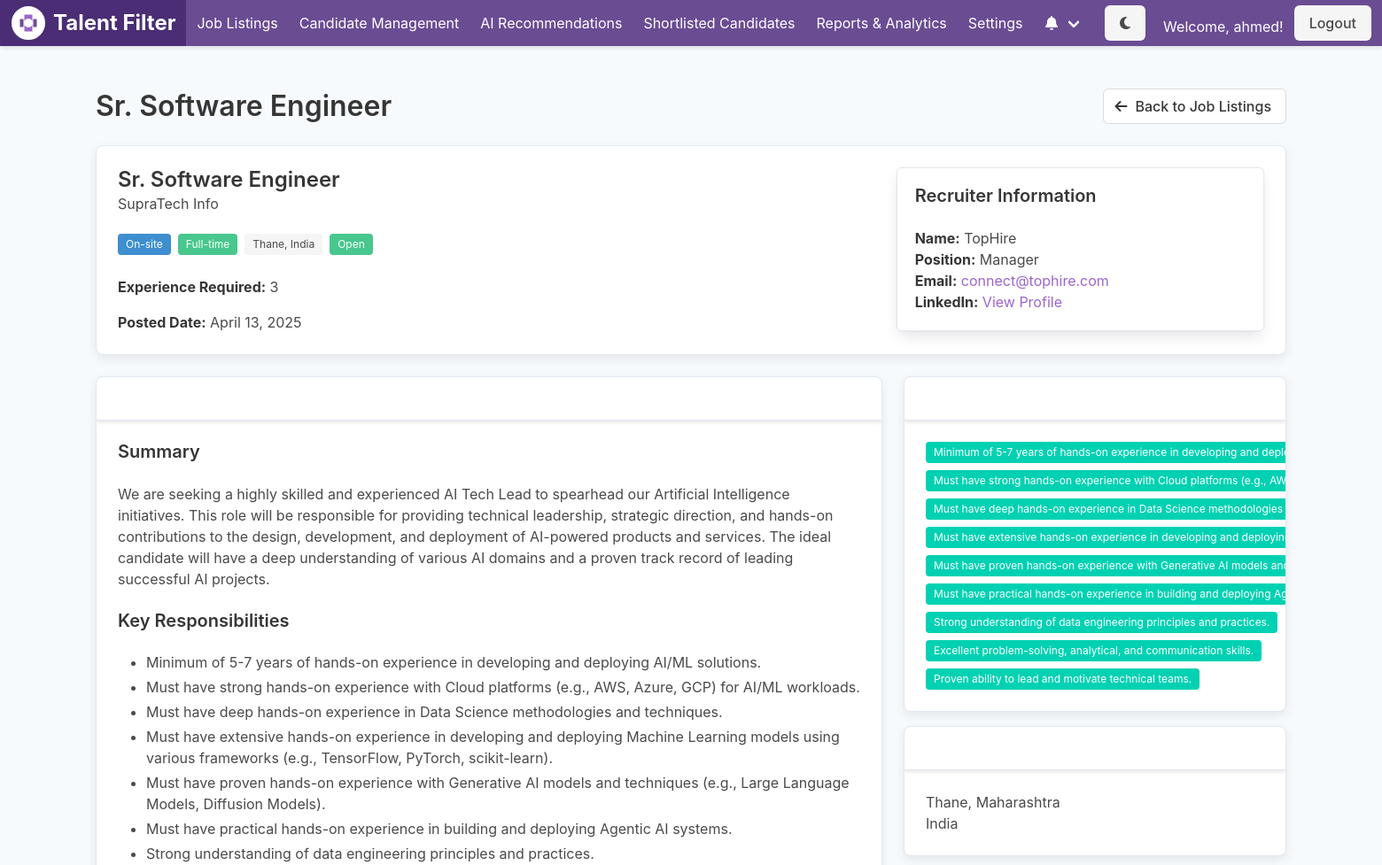
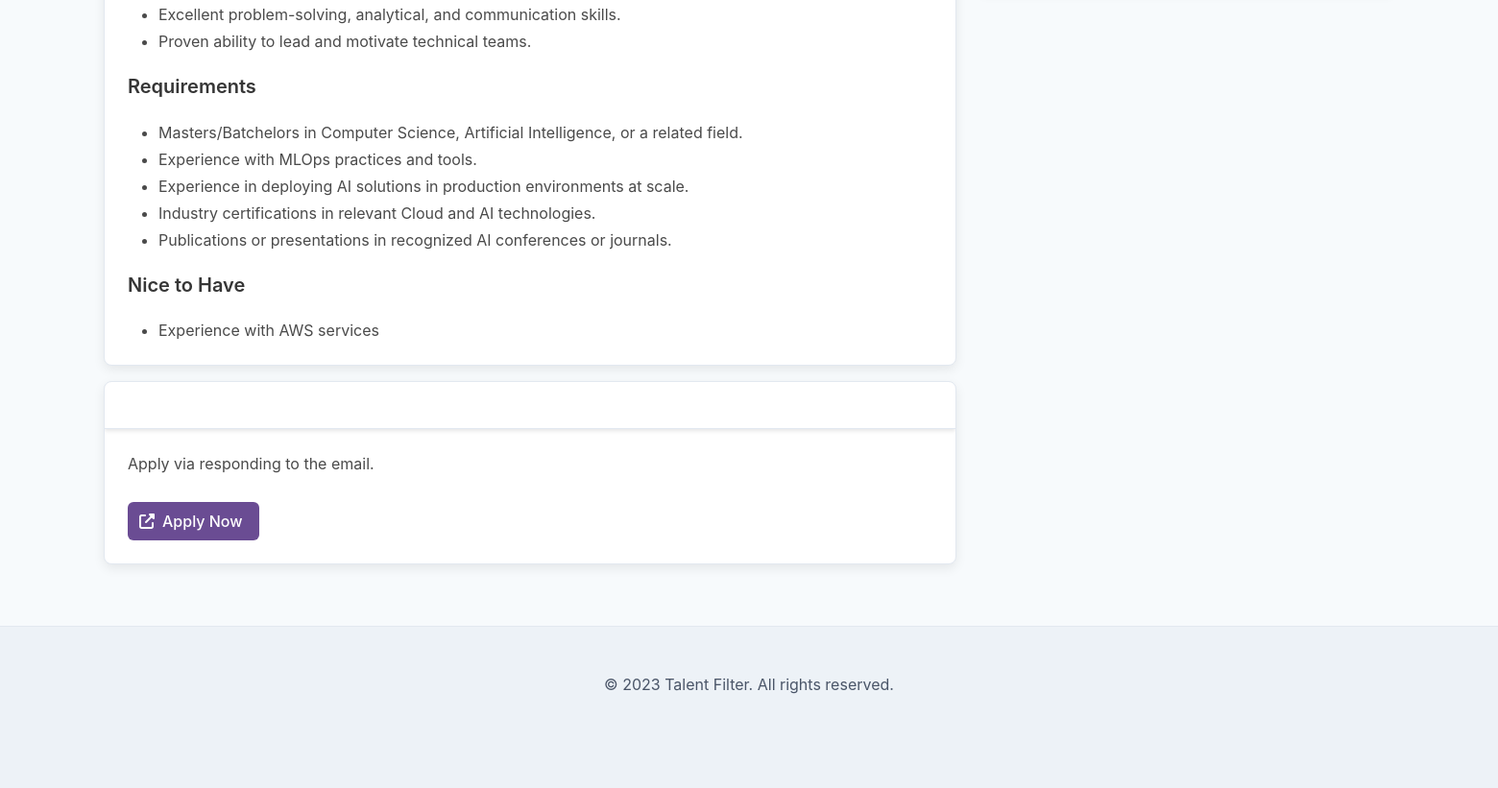
/job-listings/1/view/ (signed in), run on the app's committed database (2 pictures, top to bottom).
### talent_filter_app/models.py (models this page shows, shortened)
class Job(models.Model):
    job_id = models.CharField(max_length=100, unique=True, default=uuid.uuid4)
    job_title = models.CharField(max_length=200)
    company = models.ForeignKey(Company, on_delete=models.CASCADE, related_name='jobs')
    WORKPLACE_CHOICES = [
        ('On-site', 'On-site'),
        ('Remote', 'Remote'),
        ('Hybrid', 'Hybrid'),
    ]
    EMPLOYMENT_TYPE_CHOICES = [
        ('Full-time', 'Full-time'),
        ('Part-time', 'Part-time'),
        ('Contract', 'Contract'),
        ('Internship', 'Internship'),
    ]
    workplace_type = models.CharField(max_length=20, choices=WORKPLACE_CHOICES)
    employment_type = models.CharField(max_length=20, choices=EMPLOYMENT_TYPE_CHOICES)
    experience_required = models.CharField(max_length=50)
    posted_date = models.DateField(auto_now_add=True)
    application_deadline = models.DateField(null=True, blank=True)
    summary = models.TextField()
    key_responsibilities = models.TextField()
    requirements = models.TextField()
    nice_to_have = models.TextField(blank=True, null=True)
    skills_required = models.TextField()
    recruiter = models.ForeignKey('RecruiterProfile', on_delete=models.CASCADE, related_name='jobs')
    recruiter_name = models.CharField(max_length=100)
    recruiter_position = models.CharField(max_length=100)
    recruiter_email = models.EmailField(blank=True, null=True)
    recruiter_linkedin = models.URLField(blank=True, null=True)
    application_link = models.URLField()
    how_to_apply = models.TextField()
    external_portals = models.TextField(blank=True, null=True)
    status = models.CharField(max_length=20, choices=[('Open', 'Open'), ('Closed', 'Closed')], default='Open')
    open_positions = models.IntegerField(default=1)
    def get_key_responsibilities(self):
        if self.key_responsibilities:
            return json.loads(self.key_responsibilities)
        return []
    def get_requirements(self):
        if self.requirements:
            return json.loads(self.requirements)
        return []
    def get_nice_to_have(self):
        if self.nice_to_have:
            return json.loads(self.nice_to_have)
        return []
    def get_skills_required(self):
        if self.skills_required:
            return json.loads(self.skills_required)
        return []

class Company(models.Model):
    name = models.CharField(max_length=200)
    location = models.ForeignKey(Location, on_delete=models.CASCADE)

class Location(models.Model):
    city = models.CharField(max_length=100)
    state = models.CharField(max_length=100)
    country = models.CharField(max_length=100)

### talent_filter_app/views.py (the view)
# urls.py: path('job-listings/<int:job_id>/view/', views.view_job, name='view_job'),
@login_required
def view_job(request, job_id):
    job = get_object_or_404(Job, id=job_id)
    applications = []
    is_owner = False
    if request.user.is_authenticated:
        try:
            user_type = UserType.objects.get(user=request.user)
            if user_type.is_recruiter:
                try:
                    recruiter_profile = request.user.recruiterprofile
                    if job.recruiter == recruiter_profile:
                        is_owner = True
                        applications = Application.objects.filter(job=job).select_related('candidate')
                except:
                    pass
        except UserType.DoesNotExist:
            pass
    return render(request, 'view_job.html', {
        'job': job,
        'applications': applications,
        'is_owner': is_owner
    })

### talent_filter_app/templates/view_job.html (shortened to what this page needs)
{% extends "base1.html" %}
{% block content %}
<div class="container">
    <div class="level">
        <div class="level-left">
            <div class="level-item">
                <h1 class="title">{{ job.job_title }}</h1>
            </div>
        </div>
        <div class="level-right">
            <div class="level-item">
                <a href="{% url 'job_listings' %}" class="button">
                    <span class="icon">
                        <i class="fas fa-arrow-left"></i>
                    </span>
                    <span>Back to Job Listings</span>
                </a>
            </div>
        </div>
    </div>
    <div class="card mb-5">
        <div class="card-content">
            <div class="columns">
                <div class="column is-8">
                    <h2 class="title is-4">{{ job.job_title }}</h2>
                    <h3 class="subtitle is-6">{{ job.company.name }}</h3>
                    <div class="tags mb-4">
                        <span class="tag is-info">{{ job.workplace_type }}</span>
                        <span class="tag is-success">{{ job.employment_type }}</span>
                        <span class="tag">{{ job.company.location.city }}, {{ job.company.location.country }}</span>
                        {% if is_owner %}
                        <div class="dropdown is-hoverable">
                            <div class="dropdown-trigger">
                                <span class="tag {% if job.status == 'Open' %}is-success{% else %}is-danger{% endif %}" aria-haspopup="true" aria-controls="dropdown-menu">
                                    {{ job.status }} <span class="icon is-small"><i class="fas fa-angle-down" aria-hidden="true"></i></span>
                                </span>
                            </div>
                            <div class="dropdown-menu" id="dropdown-menu" role="menu">
                                <div class="dropdown-content">
                                    <a href="#" class="dropdown-item status-option" data-status="Open" data-job-id="{{ job.id }}">
                                        Open
                                    </a>
                                    <a href="#" class="dropdown-item status-option" data-status="Closed" data-job-id="{{ job.id }}">
                                        Closed
                                    </a>
                                </div>
                            </div>
                        </div>
                        {% else %}
                        <span class="tag {% if job.status == 'Open' %}is-success{% else %}is-danger{% endif %}">{{ job.status }}</span>
                        {% endif %}
                    </div>
                    <div class="content">
                        <p><strong>Experience Required:</strong> {{ job.experience_required }}</p>
                        <p><strong>Posted Date:</strong> {{ job.posted_date }}</p>
                    </div>
                </div>
                <div class="column is-4">
                    <div class="box">
                        <h4 class="title is-5">Recruiter Information</h4>
                        <p><strong>Name:</strong> {{ job.recruiter_name }}</p>
                        <p><strong>Position:</strong> {{ job.recruiter_position }}</p>
                        {% if job.recruiter_email %}
                        <p><strong>Email:</strong> <a href="mailto:{{ job.recruiter_email }}">{{ job.recruiter_email }}</a></p>
                        {% endif %}
                        {% if job.recruiter_linkedin %}
                        <p><strong>LinkedIn:</strong> <a href="{{ job.recruiter_linkedin }}" target="_blank">View Profile</a></p>
                        {% endif %}
                    </div>
                </div>
            </div>
        </div>
    </div>
    <div class="columns">
        <div class="column is-8">
            <div class="card mb-4">
                <div class="card-header">
                    <p class="card-header-title">Job Description</p>
                </div>
                <div class="card-content">
                    <div class="content">
                        <h4 class="title is-5">Summary</h4>
                        <p>{{ job.summary }}</p>
                        <h4 class="title is-5 mt-5">Key Responsibilities</h4>
                        <ul>
                            {% for responsibility in job.get_key_responsibilities %}
                            <li>{{ responsibility }}</li>
                            {% endfor %}
                        </ul>
                        <h4 class="title is-5 mt-5">Requirements</h4>
                        <ul>
                            {% for requirement in job.get_requirements %}
                            <li>{{ requirement }}</li>
                            {% endfor %}
                        </ul>
                        {% if job.nice_to_have %}
                        <h4 class="title is-5 mt-5">Nice to Have</h4>
                        <ul>
                            {% for item in job.get_nice_to_have %}
                            <li>{{ item }}</li>
                            {% endfor %}
                        </ul>
                        {% endif %}
                    </div>
                </div>
            </div>
            <div class="card mb-4">
                <div class="card-header">
                    <p class="card-header-title">How to Apply</p>
                </div>
                <div class="card-content">
                    <div class="content">
                        <p>{{ job.how_to_apply }}</p>
                        {% if user.usertype.is_job_seeker %}
                        <a href="{% url 'apply_to_job' job.id %}" class="button is-primary mt-3">
                            <span class="icon">
                                <i class="fas fa-paper-plane"></i>
                            </span>
                            <span>Apply Now</span>
                        </a>
                        {% else %}
                        <a href="{{ job.application_link }}" target="_blank" class="button is-primary mt-3">
                            <span class="icon">
                                <i class="fas fa-external-link-alt"></i>
                            </span>
                            <span>Apply Now</span>
                        </a>
                        {% endif %}
                    </div>
                </div>
            </div>
        </div>
        <div class="column is-4">
            <div class="card mb-4">
                <div class="card-header">
                    <p class="card-header-title">Skills Required</p>
                </div>
                <div class="card-content">
                    <div class="tags">
                        {% for skill in job.get_skills_required %}
                        <span class="tag is-primary">{{ skill }}</span>
                        {% endfor %}
                    </div>
                </div>
            </div>
            <div class="card">
                <div class="card-header">
                    <p class="card-header-title">Company Location</p>
                </div>
                <div class="card-content">
                    <p>{{ job.company.location.city }}, {{ job.company.location.state }}</p>
                    <p>{{ job.company.location.country }}</p>
                </div>
            </div>
        </div>
    </div>
</div>
{% endblock %}

### talent_filter_app/templates/base1.html (shortened to what this page needs)
{% load static %}
<!DOCTYPE html>
<html lang="en">
<head>
    <link rel="stylesheet" href="https://cdn.jsdelivr.net/npm/bulma@0.9.4/css/bulma.min.css">
    <link rel="stylesheet" href="https://cdnjs.cloudflare.com/ajax/libs/font-awesome/6.4.0/css/all.min.css">
</head>
<body>
    <nav class="navbar is-primary" role="navigation" aria-label="main navigation">
        <div class="navbar-brand">
            <a class="navbar-item" href="{% if user.is_authenticated %}{% if user.usertype.is_job_seeker %}{% url 'job_seeker_dashboard' %}{% else %}{% url 'dashboard' %}{% endif %}{% else %}{% url 'login' %}{% endif %}">
                <img src="{% static 'images/logo.svg' %}" alt="Logo" class="mr-2">
                <span class="has-text-weight-bold is-size-4">Talent Filter</span>
            </a>
        </div>
        <div id="navbarMenu" class="navbar-menu">
            <div class="navbar-start">
                {% if user.is_authenticated %}
                    {% if user.usertype.is_job_seeker %}
                        <a class="navbar-item" href="{% url 'available_jobs' %}">Available Jobs</a>
                        <a class="navbar-item" href="{% url 'my_applications' %}">My Applications</a>
                        <a class="navbar-item" href="{% url 'job_seeker_profile' %}">My Profile</a>
                    {% else %}
                        <a class="navbar-item" href="{% url 'job_listings' %}">Job Listings</a>
                        <a class="navbar-item" href="{% url 'candidate_management' %}">Candidate Management</a>
                        <a class="navbar-item" href="{% url 'ai_recommendations' %}">AI Recommendations</a>
                        <a class="navbar-item" href="{% url 'shortlisted_candidates' %}">Shortlisted Candidates</a>
                        <a class="navbar-item" href="{% url 'reports_analytics' %}">Reports & Analytics</a>
                        <a class="navbar-item" href="{% url 'settings' %}">Settings</a>
                    {% endif %}
                {% endif %}
            </div>
            <div class="navbar-end">
                {% if user.is_authenticated %}
                <div class="navbar-item has-dropdown is-hoverable">
                    <a class="navbar-link">
                        <span class="icon">
                            <i class="fas fa-bell"></i>
                        </span>
                    </a>
                </div>
                {% endif %}
                <div class="navbar-item">
                    <div class="buttons">
                        <a id="theme-toggle" class="button is-light theme-toggle" title="Toggle Dark/Light Mode">
                        </a>
                        {% if user.is_authenticated %}
                            <span class="navbar-item">Welcome, {{ user.username }}!</span>
                            <a class="button is-light" href="{% url 'logout' %}">Logout</a>
                        {% endif %}
                    </div>
                </div>
            </div>
        </div>
    </nav>
    <section class="section">
        <div class="container">
            {% block content %}{% endblock %}
        </div>
    </section>
    <footer class="footer">
        <div class="content has-text-centered">
            <p>© 2023 Talent Filter. All rights reserved.</p>
        </div>
    </footer>
</body>
</html>

### data on the page
Job: job_title "Sr. Software Engineer", company.name "SupraTech Info", workplace_type "On-site", employment_type "Full-time", company.location.city "Thane", company.location.country "India", status "Open", experience_required "3", posted_date "April 13, 2025", recruiter_name "TopHire", recruiter_position "Manager", recruiter_email "connect@tophire.com", summary "We are seeking a highly skilled and experienced AI Tech Lead to spearhead our Artificial Intelligence initiatives. This role will be responsible for providing technical leadership, strategic direction, and hands-on contributions to the design, development, and deployment of AI-powered products and services. The ideal candidate will have a deep understanding of various AI domains and a proven track record of leading successful AI projects.", how_to_apply "Apply via responding to the email.", company.location.state "Maharashtra"

### other printed values
{{ user.username }} "ahmed"
{{ responsibility }} "Minimum of 5-7 years of hands-on experience in developing and deploying AI/ML solutions." "Must have strong hands-on experience with Cloud platforms (e.g., AWS, Azure, GCP) for AI/ML workloads." "Must have deep hands-on experience in Data Science methodologies and techniques." "Must have extensive hands-on experience in developing and deploying Machine Learning models using various frameworks (e.g., TensorFlow, PyTorch, scikit-learn)." "Must have proven hands-on experience with Generative AI models and techniques (e.g., Large Language Models, Diffusion Models)." "Must have practical hands-on experience in building and deploying Agentic AI systems." "Strong understanding of data engineering principles and practices." "Excellent problem-solving, analytical, and communication skills." "Proven ability to lead and motivate technical teams."
{{ requirement }} "Masters/Batchelors in Computer Science, Artificial Intelligence, or a related field." "Experience with MLOps practices and tools." "Experience in deploying AI solutions in production environments at scale." "Industry certifications in relevant Cloud and AI technologies." "Publications or presentations in recognized AI conferences or journals."
{{ item }} "Experience with AWS services"
{{ skill }} "Minimum of 5-7 years of hands-on experience in developing and…" "Must have strong hands-on experience with Cloud platforms (e.g.,…" "Must have deep hands-on experience in Data Science methodologies…" "Must have extensive hands-on experience in developing and…" "Must have proven hands-on experience with Generative AI models…" "Must have practical hands-on experience in building and deploying…" "Strong understanding of data engineering principles and practices." "Excellent problem-solving, analytical, and communication skills." "Proven ability to lead and motivate technical teams."
